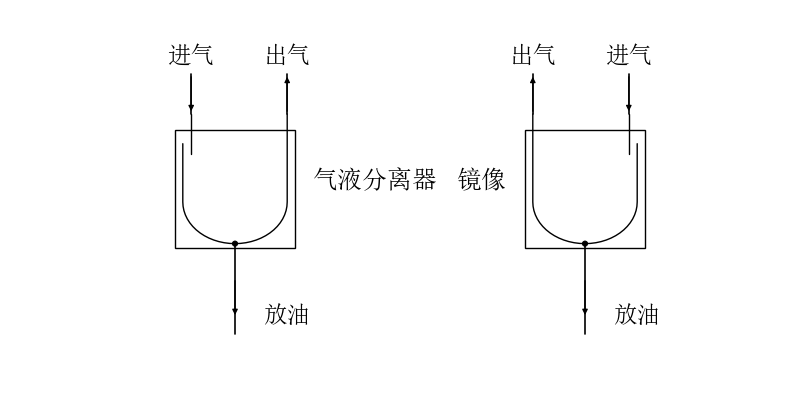

Write Python code to recreate this figure.
# -*- coding: utf-8 -*-
"""示例:气液分离器(U 形管)图元 —— 端口接法与镜像。

三个端口:
  in    进气(壳顶短管,气液混合物进入,管口悬于壳内上部)
  out   出气(U 形管腿,穿壳顶引出,接压缩机吸气)
  drain 放油/排液(U 形弯底,向南引出)
U 形管兼作液封:液体积于弯底排走,气体绕行上行,不会随吸气带液。
左为默认件(进气短管在西、出气为 U 形管右腿);右为
``make_separator_utube(flip=True)`` 镜像件(进口在右、出口在左)。
"""
import os
import sys

sys.path.insert(0, os.path.dirname(os.path.dirname(os.path.abspath(__file__))))

from cycleplot import Diagram, use_font
from cycleplot.parts import make_separator_utube, separator_utube

use_font()

d = Diagram(width=800, height=400)
sep = d.add(separator_utube, "气液分离器", loc=(230, 185))
sep_f = d.add(make_separator_utube(flip=True), "镜像", loc=(580, 185))

# 三口接管示意:箭头方向即流向
d.pipe((186, 70), sep["in"], head_at=(0.6,))
d.pipe(sep["out"], (282, 70), head_at=(0.6,))
d.pipe(sep["drain"], (230, 330), head_at=(0.6,))
d.pipe((624, 70), sep_f["in"], head_at=(0.6,))    # 镜像:in 在东侧
d.pipe(sep_f["out"], (528, 70), head_at=(0.6,))   # 镜像:out 在西侧
d.pipe(sep_f["drain"], (580, 330), head_at=(0.6,))

d.text(186, 52, "进气", size=17)
d.text(282, 52, "出气", size=17)
d.text(258, 312, "放油", ha="left", size=17)
d.text(624, 52, "进气", size=17)
d.text(528, 52, "出气", size=17)
d.text(608, 312, "放油", ha="left", size=17)

out = os.path.join(os.path.dirname(os.path.abspath(__file__)),
                   "separator_utube_demo.png")
d.save(out)
print("已生成:", out)
